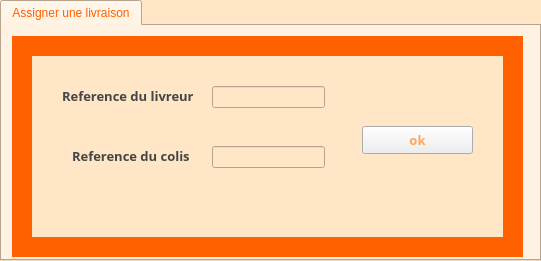
     <widget class="QTabWidget" name="tabWidget_3">
      <property name="geometry">
       <rect>
        <x>30</x>
        <y>390</y>
        <width>541</width>
        <height>261</height>
       </rect>
      </property>
      <property name="palette">
       <palette>
        <active>
         <colorrole role="WindowText">
          <brush brushstyle="SolidPattern">
           <color alpha="255">
            <red>255</red>
            <green>96</green>
            <blue>0</blue>
           </color>
          </brush>
         </colorrole>
         <colorrole role="Button">
          <brush brushstyle="SolidPattern">
           <color alpha="255">
            <red>255</red>
            <green>230</green>
            <blue>199</blue>
           </color>
          </brush>
         </colorrole>
         <colorrole role="Light">
          <brush brushstyle="SolidPattern">
           <color alpha="255">
            <red>255</red>
            <green>255</green>
            <blue>255</blue>
           </color>
          </brush>
         </colorrole>
         <colorrole role="Midlight">
          <brush brushstyle="SolidPattern">
           <color alpha="255">
            <red>255</red>
            <green>246</green>
            <blue>220</blue>
           </color>
          </brush>
         </colorrole>
         <colorrole role="Dark">
          <brush brushstyle="SolidPattern">
           <color alpha="255">
            <red>127</red>
            <green>119</green>
            <blue>92</blue>
           </color>
          </brush>
         </colorrole>
         <colorrole role="Mid">
          <brush brushstyle="SolidPattern">
           <color alpha="255">
            <red>170</red>
            <green>159</green>
            <blue>123</blue>
           </color>
          </brush>
         </colorrole>
         <colorrole role="Text">
          <brush brushstyle="SolidPattern">
           <color alpha="255">
            <red>255</red>
            <green>96</green>
            <blue>0</blue>
           </color>
          </brush>
         </colorrole>
         <colorrole role="BrightText">
          <brush brushstyle="SolidPattern">
           <color alpha="255">
            <red>255</red>
            <green>255</green>
            <blue>255</blue>
           </color>
          </brush>
         </colorrole>
         <colorrole role="ButtonText">
          <brush brushstyle="SolidPattern">
           <color alpha="255">
            <red>255</red>
            <green>96</green>
            <blue>0</blue>
           </color>
          </brush>
         </colorrole>
         <colorrole role="Base">
          <brush brushstyle="SolidPattern">
           <color alpha="255">
            <red>255</red>
            <green>230</green>
            <blue>199</blue>
           </color>
          </brush>
         </colorrole>
         <colorrole role="Window">
          <brush brushstyle="SolidPattern">
           <color alpha="255">
            <red>255</red>
            <green>230</green>
            <blue>199</blue>
           </color>
          </brush>
         </colorrole>
         <colorrole role="Shadow">
          <brush brushstyle="SolidPattern">
           <color alpha="255">
            <red>0</red>
            <green>0</green>
            <blue>0</blue>
           </color>
          </brush>
         </colorrole>
         <colorrole role="AlternateBase">
          <brush brushstyle="SolidPattern">
           <color alpha="255">
            <red>255</red>
            <green>246</green>
            <blue>220</blue>
           </color>
          </brush>
         </colorrole>
         <colorrole role="ToolTipBase">
          <brush brushstyle="SolidPattern">
           <color alpha="255">
            <red>255</red>
            <green>255</green>
            <blue>220</blue>
           </color>
          </brush>
         </colorrole>
         <colorrole role="ToolTipText">
          <brush brushstyle="SolidPattern">
           <color alpha="255">
            <red>0</red>
            <green>0</green>
            <blue>0</blue>
           </color>
          </brush>
         </colorrole>
         <colorrole role="PlaceholderText">
          <brush brushstyle="SolidPattern">
           <color alpha="128">
            <red>0</red>
            <green>0</green>
            <blue>0</blue>
           </color>
          </brush>
         </colorrole>
        </active>
        <inactive>
         <colorrole role="WindowText">
          <brush brushstyle="SolidPattern">
           <color alpha="255">
            <red>255</red>
            <green>96</green>
            <blue>0</blue>
           </color>
          </brush>
         </colorrole>
         <colorrole role="Button">
          <brush brushstyle="SolidPattern">
           <color alpha="255">
            <red>255</red>
            <green>230</green>
            <blue>199</blue>
           </color>
          </brush>
         </colorrole>
         <colorrole role="Light">
          <brush brushstyle="SolidPattern">
           <color alpha="255">
            <red>255</red>
            <green>255</green>
            <blue>255</blue>
           </color>
          </brush>
         </colorrole>
         <colorrole role="Midlight">
          <brush brushstyle="SolidPattern">
           <color alpha="255">
            <red>255</red>
            <green>246</green>
            <blue>220</blue>
           </color>
          </brush>
         </colorrole>
         <colorrole role="Dark">
          <brush brushstyle="SolidPattern">
           <color alpha="255">
            <red>127</red>
            <green>119</green>
            <blue>92</blue>
           </color>
          </brush>
         </colorrole>
         <colorrole role="Mid">
          <brush brushstyle="SolidPattern">
           <color alpha="255">
            <red>170</red>
            <green>159</green>
            <blue>123</blue>
           </color>
          </brush>
         </colorrole>
         <colorrole role="Text">
          <brush brushstyle="SolidPattern">
           <color alpha="255">
            <red>255</red>
            <green>96</green>
            <blue>0</blue>
           </color>
          </brush>
         </colorrole>
         <colorrole role="BrightText">
          <brush brushstyle="SolidPattern">
           <color alpha="255">
            <red>255</red>
            <green>255</green>
            <blue>255</blue>
           </color>
          </brush>
         </colorrole>
         <colorrole role="ButtonText">
          <brush brushstyle="SolidPattern">
           <color alpha="255">
            <red>255</red>
            <green>96</green>
            <blue>0</blue>
           </color>
          </brush>
         </colorrole>
         <colorrole role="Base">
          <brush brushstyle="SolidPattern">
           <color alpha="255">
            <red>255</red>
            <green>230</green>
            <blue>199</blue>
           </color>
          </brush>
         </colorrole>
         <colorrole role="Window">
          <brush brushstyle="SolidPattern">
           <color alpha="255">
            <red>255</red>
            <green>230</green>
            <blue>199</blue>
           </color>
          </brush>
         </colorrole>
         <colorrole role="Shadow">
          <brush brushstyle="SolidPattern">
           <color alpha="255">
            <red>0</red>
            <green>0</green>
            <blue>0</blue>
           </color>
          </brush>
         </colorrole>
         <colorrole role="AlternateBase">
          <brush brushstyle="SolidPattern">
           <color alpha="255">
            <red>255</red>
            <green>246</green>
            <blue>220</blue>
           </color>
          </brush>
         </colorrole>
         <colorrole role="ToolTipBase">
          <brush brushstyle="SolidPattern">
           <color alpha="255">
            <red>255</red>
            <green>255</green>
            <blue>220</blue>
           </color>
          </brush>
         </colorrole>
         <colorrole role="ToolTipText">
          <brush brushstyle="SolidPattern">
           <color alpha="255">
            <red>0</red>
            <green>0</green>
            <blue>0</blue>
           </color>
          </brush>
         </colorrole>
         <colorrole role="PlaceholderText">
          <brush brushstyle="SolidPattern">
           <color alpha="128">
            <red>0</red>
            <green>0</green>
            <blue>0</blue>
           </color>
          </brush>
         </colorrole>
        </inactive>
        <disabled>
         <colorrole role="WindowText">
          <brush brushstyle="SolidPattern">
           <color alpha="255">
            <red>255</red>
            <green>96</green>
            <blue>0</blue>
           </color>
          </brush>
         </colorrole>
         <colorrole role="Button">
          <brush brushstyle="SolidPattern">
           <color alpha="255">
            <red>255</red>
            <green>230</green>
            <blue>199</blue>
           </color>
          </brush>
         </colorrole>
         <colorrole role="Light">
          <brush brushstyle="SolidPattern">
           <color alpha="255">
            <red>255</red>
            <green>255</green>
            <blue>255</blue>
           </color>
          </brush>
         </colorrole>
         <colorrole role="Midlight">
          <brush brushstyle="SolidPattern">
           <color alpha="255">
            <red>255</red>
            <green>246</green>
            <blue>220</blue>
           </color>
          </brush>
         </colorrole>
         <colorrole role="Dark">
          <brush brushstyle="SolidPattern">
           <color alpha="255">
            <red>127</red>
            <green>119</green>
            <blue>92</blue>
           </color>
          </brush>
         </colorrole>
         <colorrole role="Mid">
          <brush brushstyle="SolidPattern">
           <color alpha="255">
            <red>170</red>
            <green>159</green>
            <blue>123</blue>
           </color>
          </brush>
         </colorrole>
         <colorrole role="Text">
          <brush brushstyle="SolidPattern">
           <color alpha="255">
            <red>255</red>
            <green>96</green>
            <blue>0</blue>
           </color>
          </brush>
         </colorrole>
         <colorrole role="BrightText">
          <brush brushstyle="SolidPattern">
           <color alpha="255">
            <red>255</red>
            <green>255</green>
            <blue>255</blue>
           </color>
          </brush>
         </colorrole>
         <colorrole role="ButtonText">
          <brush brushstyle="SolidPattern">
           <color alpha="255">
            <red>255</red>
            <green>96</green>
            <blue>0</blue>
           </color>
          </brush>
         </colorrole>
         <colorrole role="Base">
          <brush brushstyle="SolidPattern">
           <color alpha="255">
            <red>255</red>
            <green>230</green>
            <blue>199</blue>
           </color>
          </brush>
         </colorrole>
         <colorrole role="Window">
          <brush brushstyle="SolidPattern">
           <color alpha="255">
            <red>255</red>
            <green>230</green>
            <blue>199</blue>
           </color>
          </brush>
         </colorrole>
         <colorrole role="Shadow">
          <brush brushstyle="SolidPattern">
           <color alpha="255">
            <red>0</red>
            <green>0</green>
            <blue>0</blue>
           </color>
          </brush>
         </colorrole>
         <colorrole role="AlternateBase">
          <brush brushstyle="SolidPattern">
           <color alpha="255">
            <red>255</red>
            <green>238</green>
            <blue>185</blue>
           </color>
          </brush>
         </colorrole>
         <colorrole role="ToolTipBase">
          <brush brushstyle="SolidPattern">
           <color alpha="255">
            <red>255</red>
            <green>255</green>
            <blue>220</blue>
           </color>
          </brush>
         </colorrole>
         <colorrole role="ToolTipText">
          <brush brushstyle="SolidPattern">
           <color alpha="255">
            <red>0</red>
            <green>0</green>
            <blue>0</blue>
           </color>
          </brush>
         </colorrole>
         <colorrole role="PlaceholderText">
          <brush brushstyle="SolidPattern">
           <color alpha="128">
            <red>0</red>
            <green>0</green>
            <blue>0</blue>
           </color>
          </brush>
         </colorrole>
        </disabled>
       </palette>
      </property>
      <property name="currentIndex">
       <number>0</number>
      </property>
      <widget class="QWidget" name="tab_10">
       <attribute name="title">
        <string>Assigner une livraison</string>
       </attribute>
       <widget class="QGroupBox" name="groupBox_6">
        <property name="geometry">
         <rect>
          <x>10</x>
          <y>10</y>
          <width>511</width>
          <height>281</height>
         </rect>
        </property>
        <property name="title">
         <string/>
        </property>
        <widget class="QLineEdit" name="lineEdit_referenceA_2">
         <property name="geometry">
          <rect>
           <x>200</x>
           <y>50</y>
           <width>113</width>
           <height>22</height>
          </rect>
         </property>
        </widget>
        <widget class="QLineEdit" name="lineEdit_colis_2">
         <property name="geometry">
          <rect>
           <x>200</x>
           <y>110</y>
           <width>113</width>
           <height>22</height>
          </rect>
         </property>
        </widget>
        <widget class="QLabel" name="label_123">
         <property name="geometry">
          <rect>
           <x>0</x>
           <y>-10</y>
           <width>511</width>
           <height>231</height>
          </rect>
         </property>
         <property name="styleSheet">
          <string notr="true">background-color: rgb(255, 96, 0);</string>
         </property>
         <property name="text">
          <string/>
         </property>
        </widget>
        <widget class="QLabel" name="label_124">
         <property name="geometry">
          <rect>
           <x>20</x>
           <y>20</y>
           <width>471</width>
           <height>181</height>
          </rect>
         </property>
         <property name="styleSheet">
          <string notr="true">background-color: rgb(255, 230, 199);</string>
         </property>
         <property name="text">
          <string/>
         </property>
        </widget>
        <widget class="QLabel" name="label_125">
         <property name="geometry">
          <rect>
           <x>50</x>
           <y>50</y>
           <width>131</width>
           <height>20</height>
          </rect>
         </property>
         <property name="font">
          <font>
           <family>Tw Cen MT Condensed</family>
           <pointsize>10</pointsize>
           <weight>75</weight>
           <bold>true</bold>
          </font>
         </property>
         <property name="styleSheet">
          <string notr="true">color: rgb(69, 69, 69);</string>
         </property>
         <property name="text">
          <string>Reference du livreur :</string>
         </property>
        </widget>
        <widget class="QLabel" name="label_126">
         <property name="geometry">
          <rect>
           <x>60</x>
           <y>110</y>
           <width>121</width>
           <height>20</height>
          </rect>
         </property>
         <property name="font">
          <font>
           <family>Tw Cen MT Condensed</family>
           <pointsize>10</pointsize>
           <weight>75</weight>
           <bold>true</bold>
          </font>
         </property>
         <property name="styleSheet">
          <string notr="true">color: rgb(69, 69, 69);</string>
         </property>
         <property name="text">
          <string>Reference du colis :</string>
         </property>
        </widget>
        <widget class="QPushButton" name="pushButton_assigner_2">
         <property name="geometry">
          <rect>
           <x>350</x>
           <y>90</y>
           <width>111</width>
           <height>28</height>
          </rect>
         </property>
         <property name="font">
          <font>
           <family>Tw Cen MT Condensed</family>
           <pointsize>10</pointsize>
           <weight>75</weight>
           <bold>true</bold>
          </font>
         </property>
         <property name="styleSheet">
          <string notr="true">color: rgb(255, 165, 89);
selection-color: rgb(255, 255, 255);</string>
         </property>
         <property name="text">
          <string>ok</string>
         </property>
        </widget>
        <zorder>label_123</zorder>
        <zorder>label_124</zorder>
        <zorder>lineEdit_referenceA_2</zorder>
        <zorder>lineEdit_colis_2</zorder>
        <zorder>label_125</zorder>
        <zorder>label_126</zorder>
        <zorder>pushButton_assigner_2</zorder>
       </widget>
      </widget>
     </widget>
